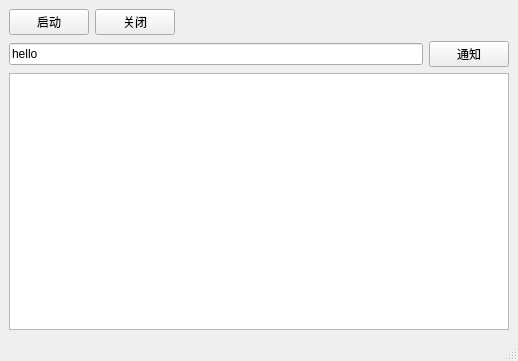
<?xml version="1.0" encoding="UTF-8"?>
<ui version="4.0">
 <class>ServerWindow</class>
 <widget class="QMainWindow" name="ServerWindow">
  <property name="geometry">
   <rect>
    <x>0</x>
    <y>0</y>
    <width>518</width>
    <height>361</height>
   </rect>
  </property>
  <property name="windowTitle">
   <string>Dynamic ServerWindow</string>
  </property>
  <widget class="QWidget" name="centralwidget">
   <layout class="QVBoxLayout" name="verticalLayout">
    <item>
     <layout class="QHBoxLayout" name="horizontalLayout">
      <item>
       <widget class="QPushButton" name="btnOpen">
        <property name="text">
         <string>启动</string>
        </property>
       </widget>
      </item>
      <item>
       <widget class="QPushButton" name="btnClose">
        <property name="text">
         <string>关闭</string>
        </property>
       </widget>
      </item>
      <item>
       <spacer name="horizontalSpacer">
        <property name="orientation">
         <enum>Qt::Horizontal</enum>
        </property>
        <property name="sizeHint" stdset="0">
         <size>
          <width>40</width>
          <height>20</height>
         </size>
        </property>
       </spacer>
      </item>
     </layout>
    </item>
    <item>
     <layout class="QHBoxLayout" name="horizontalLayout_2">
      <item>
       <widget class="QLineEdit" name="editSend">
        <property name="text">
         <string>hello</string>
        </property>
       </widget>
      </item>
      <item>
       <widget class="QPushButton" name="btnNotify">
        <property name="text">
         <string>通知</string>
        </property>
       </widget>
      </item>
     </layout>
    </item>
    <item>
     <widget class="QTextEdit" name="editRecv"/>
    </item>
   </layout>
  </widget>
  <widget class="QMenuBar" name="menubar">
   <property name="geometry">
    <rect>
     <x>0</x>
     <y>0</y>
     <width>518</width>
     <height>22</height>
    </rect>
   </property>
  </widget>
  <widget class="QStatusBar" name="statusbar"/>
 </widget>
 <resources/>
 <connections/>
</ui>
